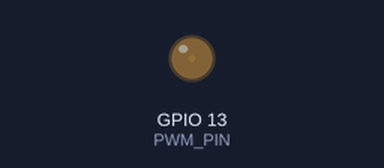
Recording of a sketch running on a simulated ESP32. Shown: output pins drawn as LEDs (lit = HIGH).

Above: at 0.05 s.
At 0.65 s:
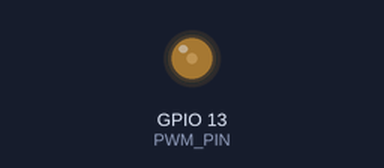
At 1.3 s:
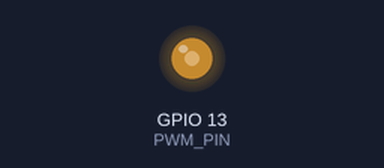
At 2.55 s:
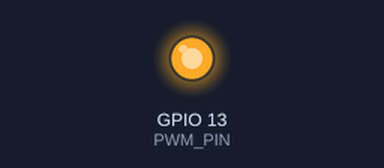
Timing chart, 0 to 5.9 s (numbered marks = the images above):
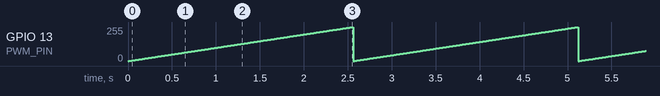

The sketch:

ESP32_PWM.ino
```cpp
#define PWM_PIN 13

void setup() {

 pinMode(PWM_PIN, OUTPUT);

}

void loop() {

 for (int dutyCycle = 0; dutyCycle <= 255; dutyCycle++) {

  analogWrite(PWM_PIN, dutyCycle);

  delay(10);

 }

} 
```

Measured:
- by itself, GPIO 13 (PWM_PIN): ramps from 0/255 to 255/255 and jumps back, once every 2.6 s
